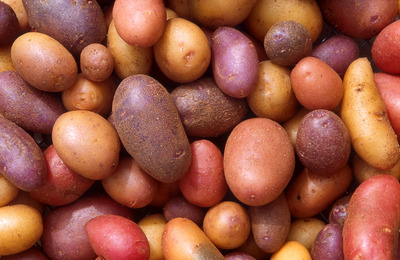
#> input picture 248[I] - Edge Detection/potatoes.jpg, 400 x 260 px; its folder holds 4 pictures in this run
$ python edge_detection.py
#> lines starting #> are read from the running program, lines starting #| are printed output that depends on the picture
#Mitch Zinser
from PIL import Image
import math, sys, time, os
#Uses Sobel edge detection to output an image of detected lines. File input can be command line (without.jpg)
def sobel(img_in):
	#Convert to grayscale and get pixels
	jpg_pixels = img_in.convert('L').load()
	#Create new image in grayscale
	jpg_sobel = Image.new( 'L', (img_in.size[0],img_in.size[1]), "black")
	jpg_sobel_pixels = jpg_sobel.load()
	'''Sobel Algorithm'''
	#Iterate over x axis (not edges)
	for x in range(1,img_in.size[0]-1):
		#Iterate over y axis (not edges)
		for y in range(1,img_in.size[1]-1):
			#Calculate horizontal edge
			edge_h = (jpg_pixels[x+1,y-1] + 2*jpg_pixels[x+1,y] + jpg_pixels[x+1,y+1]) - (jpg_pixels[x-1,y-1] + 2*jpg_pixels[x-1,y] + jpg_pixels[x-1,y+1])
			#Calculate vertical edge
			edge_v = (jpg_pixels[x-1,y+1] + 2*jpg_pixels[x,y+1] + jpg_pixels[x+1,y+1]) - (jpg_pixels[x-1,y-1] + 2*jpg_pixels[x,y-1] + jpg_pixels[x+1,y-1])
			#Calculate gradient
			grad = math.sqrt((edge_h * edge_h) + (edge_v * edge_v))
			#Less detection, less affected by noise?
			##grad = abs(edge_h + edge_v)
			#Write pixel
			jpg_sobel_pixels[x,y] = int(grad)

	return jpg_sobel

if __name__ == "__main__":
	if len(sys.argv) > 1:
		name_in = sys.argv[1]
	else:
		name_in = "potatoes"
	jpg_in = Image.open(name_in + ".jpg")
#> jpg_in is the input picture: PIL image 400x260 RGB; mean R, G, B 156, 87.2, 66.6
	#print("X:", jpg.size[0], "Y:", jpg.size[1])
	#Set edge detection mode to use
	edge_mode = "sobel"
	#Use sobel edge detection
	if (edge_mode == "sobel"):
		start = time.time()
		sobel_img = sobel(jpg_in)
#> in sobel, `jpg_sobel = Image.new( 'L', (img_in.size[0],img_in.size[1]), "black")`: jpg_sobel: PIL image 400x260 L; every value is 0
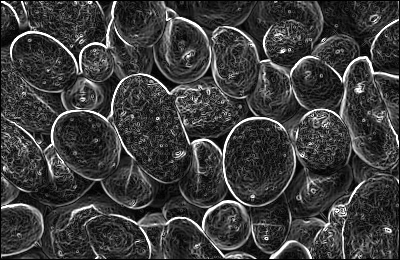
#> sobel_img: PIL image 400x260 L; min 0, max 255, mean 60.4
		sobel_img.show()
		print(time.time()-start, "seconds to process", jpg_in.size[0]*jpg_in.size[1], "pixels")

		#Save image to folder
		dl_path = os.getcwd() + "\\sobel"
		#Test to see if directory exists already, if not, create one
		if not os.path.exists(dl_path):
			os.makedirs(dl_path)
		#Change working directory to one on customers computer
		os.chdir(dl_path)
		sobel_img.save("sobel_" + name_in + ".jpg")

	#jpg.show()
